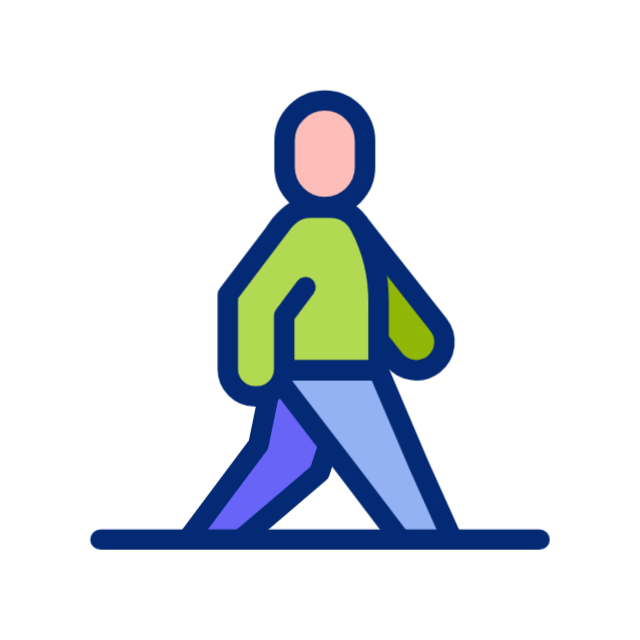
#> input picture directions_old/images/walk.gif, 640 x 640 px
$ jupyter execute 'make transparent.ipynb'   (shell and % lines are left out)
#> lines starting #> are read from the running program, lines starting #| are printed output that depends on the picture
[cell 1]
from PIL import Image, ImageSequence

# Open the GIF file
gif = Image.open('walk.gif')
#> gif is the input picture: PIL image 640x640 P; mean R, G, B 220.7, 226.2, 231.7

# Create a list to hold the processed frames
frames = []

# Loop through each frame in the GIF
for frame in ImageSequence.Iterator(gif):
    # Convert the frame to RGBA mode
    frame = frame.convert('RGBA')

    # Get the data of the frame
    datas = frame.getdata()

    # Create a new data list to hold the modified pixel data
    new_data = []

    # Loop through each pixel in the frame
    for item in datas:
        # Change all white (also shades of whites)
        # pixels to transparent
        if item[0] > 200 and item[1] > 200 and item[2] > 200:
            # Change the pixel to transparent
            new_data.append((255, 255, 255, 0))
        else:
            new_data.append(item)

    # Update the frame with the new data
    frame.putdata(new_data)

    # Append the modified frame to the frames list
    frames.append(frame)
#> this loop made 40 passes
#> pass 2, `frame = frame.convert('RGBA')`:
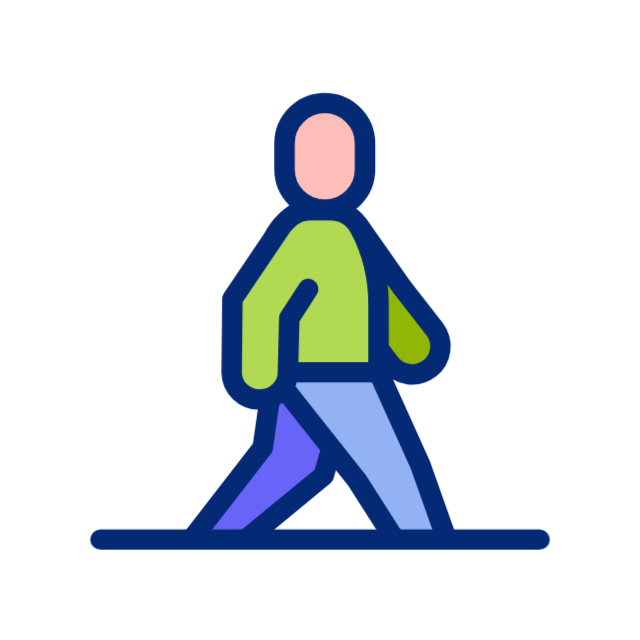
#> frame: PIL image 640x640 RGBA; mean R, G, B, A 221.4, 226.8, 232.3, 255
#> pass 3, `frame = frame.convert('RGBA')`:
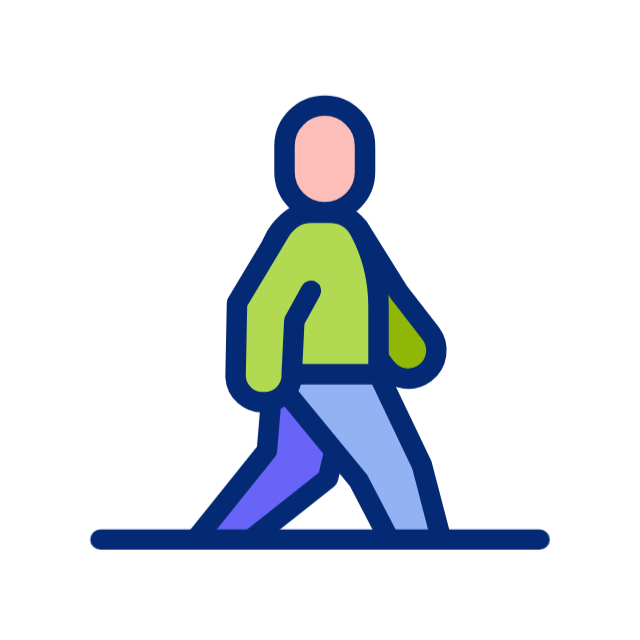
#> frame: PIL image 640x640 RGBA; mean R, G, B, A 222.1, 227.3, 232.9, 255
#> after the loop, frames = 40 items

# Save the frames as a new GIF
frames[0].save('walk_transparent.gif', save_all=True, append_images=frames[1:], loop=0)
